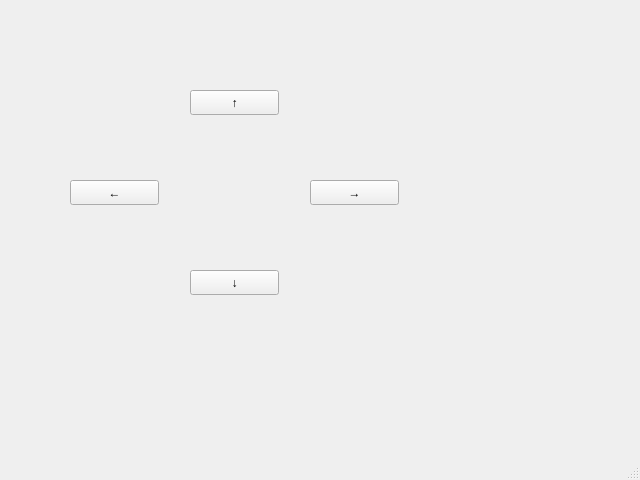
<?xml version="1.0" encoding="UTF-8"?>
<ui version="4.0">
 <class>MainWindow</class>
 <widget class="QMainWindow" name="MainWindow">
  <property name="geometry">
   <rect>
    <x>0</x>
    <y>0</y>
    <width>640</width>
    <height>480</height>
   </rect>
  </property>
  <property name="windowTitle">
   <string>MainWindow</string>
  </property>
  <widget class="QWidget" name="centralwidget">
   <widget class="QPushButton" name="pushButton_2">
    <property name="geometry">
     <rect>
      <x>70</x>
      <y>180</y>
      <width>89</width>
      <height>25</height>
     </rect>
    </property>
    <property name="text">
     <string>←</string>
    </property>
   </widget>
   <widget class="QPushButton" name="pushButton_3">
    <property name="geometry">
     <rect>
      <x>190</x>
      <y>270</y>
      <width>89</width>
      <height>25</height>
     </rect>
    </property>
    <property name="text">
     <string>↓</string>
    </property>
   </widget>
   <widget class="QPushButton" name="pushButton_4">
    <property name="geometry">
     <rect>
      <x>310</x>
      <y>180</y>
      <width>89</width>
      <height>25</height>
     </rect>
    </property>
    <property name="text">
     <string>→</string>
    </property>
   </widget>
   <widget class="QPushButton" name="pushButton">
    <property name="geometry">
     <rect>
      <x>190</x>
      <y>90</y>
      <width>89</width>
      <height>25</height>
     </rect>
    </property>
    <property name="text">
     <string>↑</string>
    </property>
   </widget>
  </widget>
  <widget class="QMenuBar" name="menubar">
   <property name="geometry">
    <rect>
     <x>0</x>
     <y>0</y>
     <width>640</width>
     <height>22</height>
    </rect>
   </property>
  </widget>
  <widget class="QStatusBar" name="statusbar"/>
 </widget>
 <resources/>
 <connections/>
</ui>
